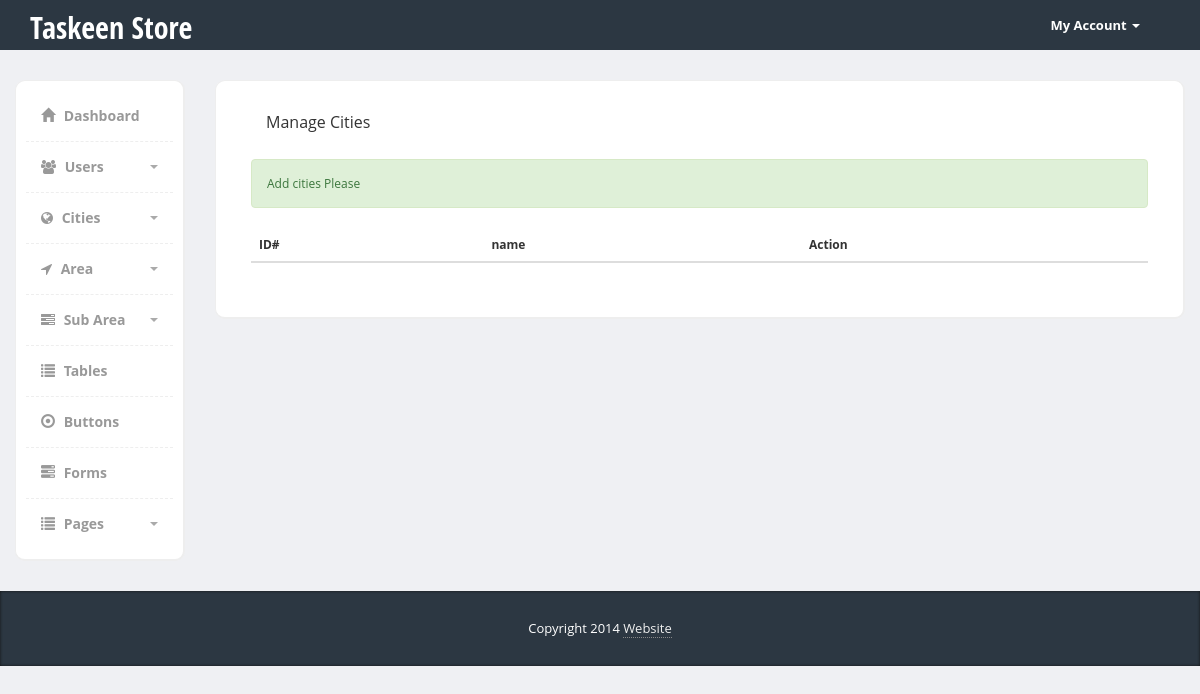
Before: /Admin/categouries.php (signed in) with the older database file.
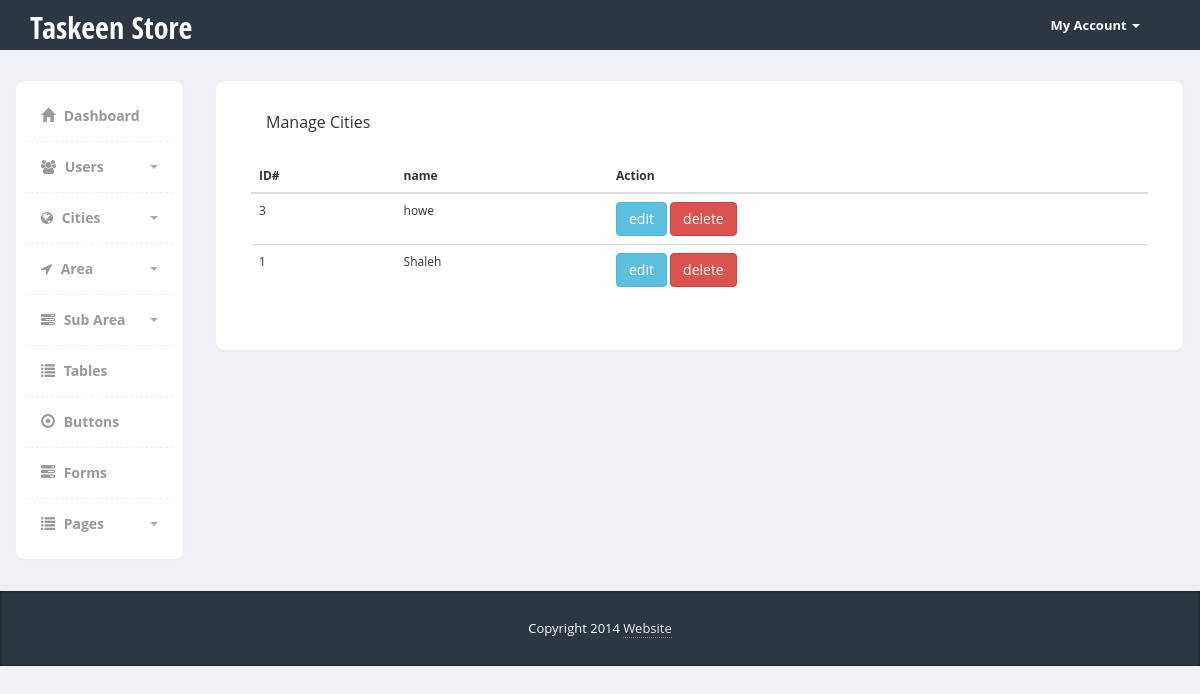
After: the same page with the newer database file.
### tables this page shows
CREATE TABLE `categouries` (
  `id` int(11) NOT NULL,
  `name` varchar(255) NOT NULL
);

### Admin/categouries.php (the view, shortened to what this page needs)
<?php
    if (isset($_SESSION["admin_mail"])) {
        include "init.php";
        $do = isset($_GET['do']) ? $_GET['do'] : 'Manage';
?>
<div class="page-content">
    <div class="row">
        <?php
        include "includes/templates/sidebar.php";
        ?>
        <?php if ($do == 'Manage'): ?>
        <div class="col-md-10">
            <div class="content-box-large">
                <div class="panel-heading">
                    <div class="panel-title">
                        Manage Cities
                    </div>
                </div>
                <?php
                    $stmt = $conn->prepare("SELECT * FROM categouries ORDER BY id DESC");
                    $stmt->execute();
                    $rows = $stmt->fetchAll();
                    $count = $stmt->rowCount();
                ?>
                <div class="panel-body">
                    <div class="table-responsive">
                        <table class="table">
                            <thead>
                                <tr>
                                    <th>ID#</th>
                                    <th>name</th>
                                    <th>Action</th>
                                </tr>
                            </thead>
                            <tbody>
                                <?php if ($count > 0): ?>
                                    <?php foreach ($rows as $row): ?>
                                        <tr>
                                            <td><?php echo $row['id']; ?></td>
                                            <td><?php echo $row['name']; ?></td>
                                            <td>
                                               <a href="categouries.php?do=Edit&categouriesId=<?php echo $row['id']; ?>" class="btn btn-info">edit</a>
                                               <a href="categouries.php?do=Delete&categouriesId=<?php echo $row['id']; ?>" class="btn btn-danger">delete</a>
                                            </td>
                                        </tr>
                                    <?php endforeach; ?>
                                <?php else: ?>
                                    <tr>
                                        <div class="alert alert-success">Add cities Please</div>
                                    </tr>
                                <?php endif; ?>
                            </tbody>
                        </table>
                    </div>
                </div>
            </div>
        </div>
        <?php endif; ?>
  </div>
</div>
<?php
        include "includes/templates/footer.php";
    }else {
        header ("Location: login.php");
        exit();
    }
?>

Changed rows visible on the page:
added categouries: id "3", name "howe"
added categouries: id "1", name "Shaleh"
Other visible differences:
text no longer shown: "Add cities Please"
